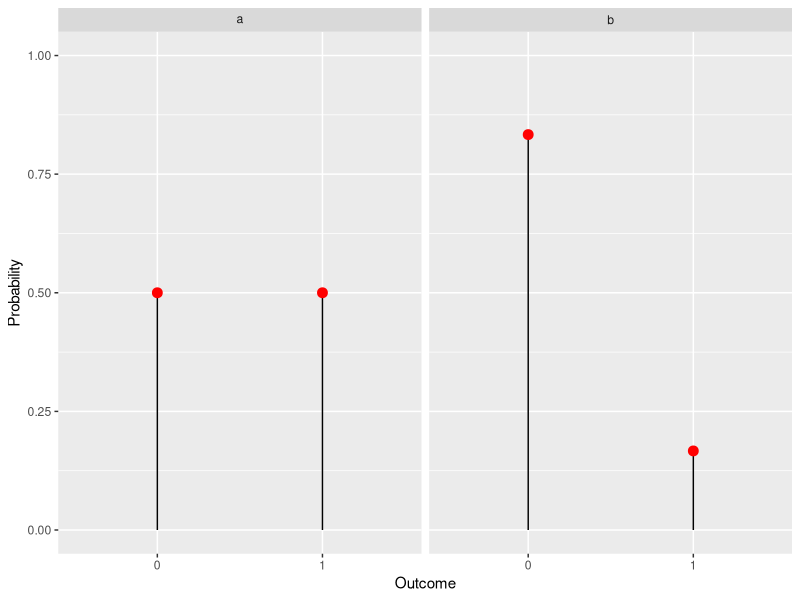
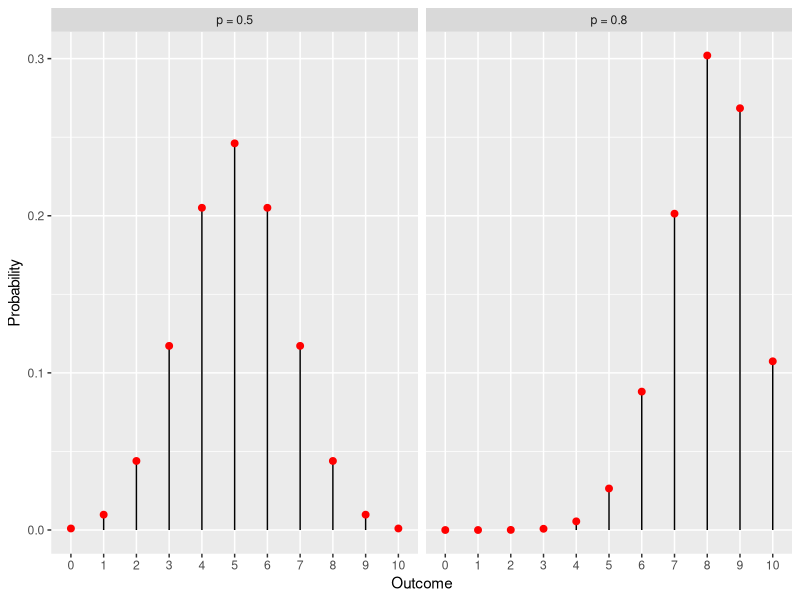
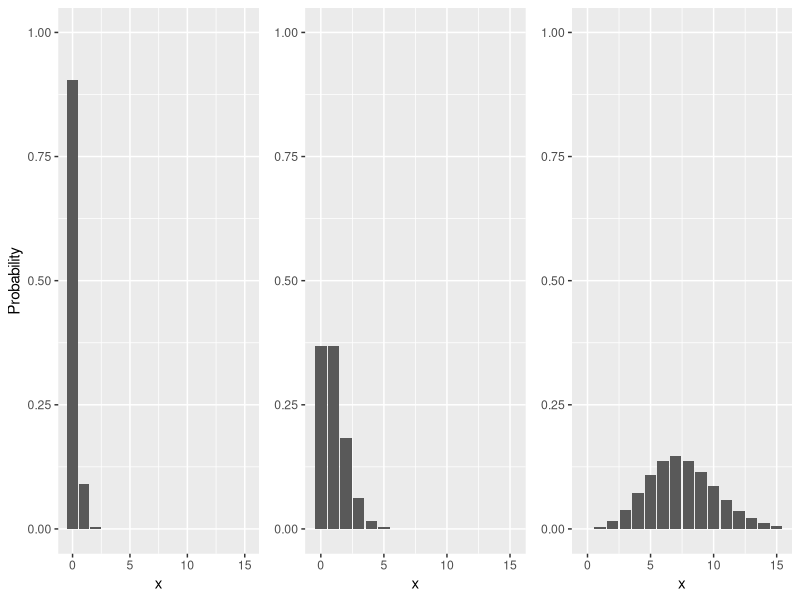
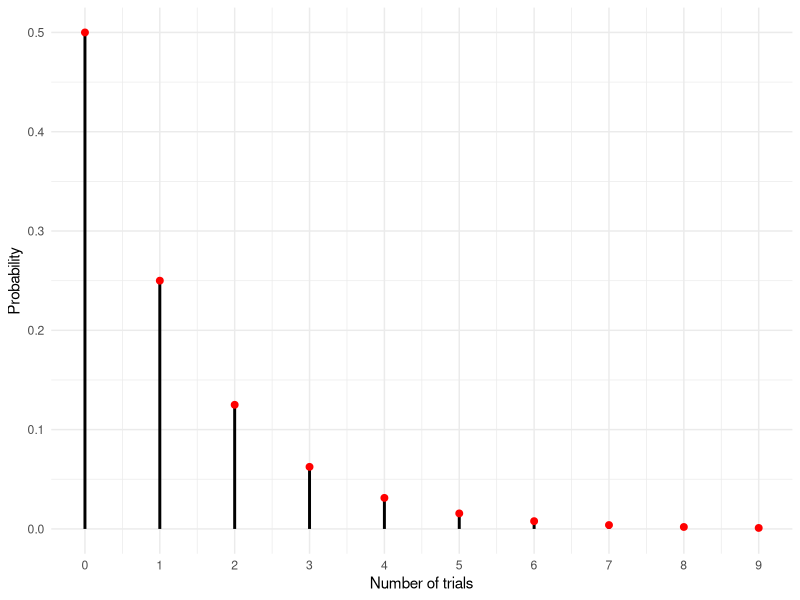
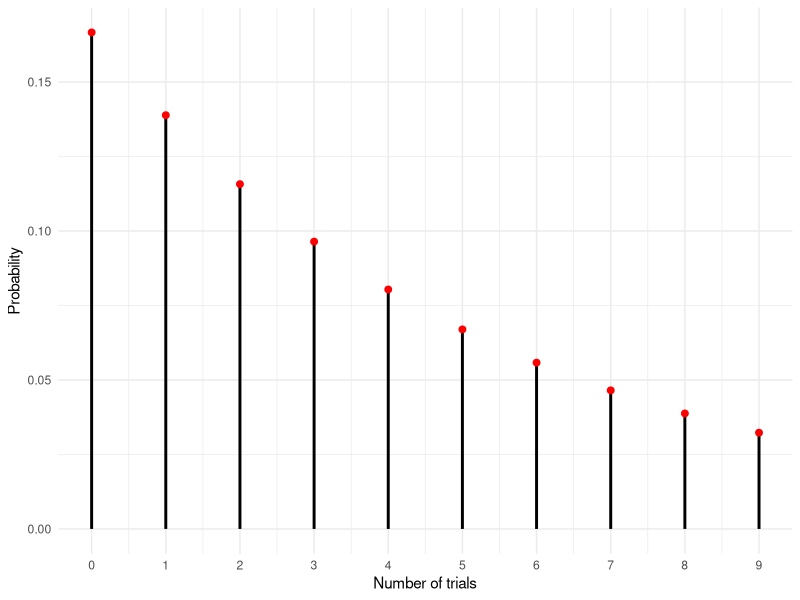

The R script that drew these images, in order:
## ---- chunk 1
togs   <- T
tog_ex <- T
## ---- chunk 2
library(ggplot2)

# Create data
df <- data.frame(
  outcome = rep(c(0, 1), 2),
  probability = c(1-0.5, 0.5, 1-1/6, 1/6),
  p_value = factor(rep(c("a", "b"), each=2))
)

# Plot
ggplot(df, aes(x=factor(outcome), y=probability)) +
  geom_segment(aes(xend=factor(outcome), yend=0), color='black') +
  geom_point(color="red", size=3) +
  coord_cartesian(ylim = c(0, 1)) +
  labs(y = "Probability", x = "Outcome") +
  theme(legend.position="none") +
  facet_wrap(~p_value, ncol=2, scales = "free_x", labeller = label_parsed)

## ---- chunk 3
library(ggplot2)

# Data for binomial distribution
df1 <- data.frame(
  outcome = 0:10,
  probability = dbinom(0:10, size=10, prob=0.5),
  p_value = "p = 0.5"
)

df2 <- data.frame(
  outcome = 0:10,
  probability = dbinom(0:10, size=10, prob=0.8),
  p_value = "p = 0.8"
)

df <- rbind(df1, df2)

ggplot(df, aes(x=factor(outcome), y=probability)) +
  geom_segment(aes(xend=factor(outcome), yend=0), color='black') +
  geom_point(color="red", size=2) +
  labs(y = "Probability", x = "Outcome") +
  theme(legend.position="none") +
  facet_wrap(~p_value, ncol=2, scales = "free_x")

## ---- chunk 4
library(ggplot2)
library(gridExtra)

x = 0:15

# Create Poisson data
data1 <- data.frame(x = x, y = dpois(x, lambda = 0.1))
data2 <- data.frame(x = x, y = dpois(x, lambda = 1))
data3 <- data.frame(x = x, y = dpois(x, lambda = 7.5))

# Create individual ggplot objects
plot1 <- ggplot(data1, aes(x, y)) + geom_col() +
  xlab("x") + ylab("Probability") + ylim(0,1)

plot2 <- ggplot(data2, aes(x, y)) + geom_col() +
  xlab("x") + ylab(NULL) + ylim(0,1)

plot3 <- ggplot(data3, aes(x, y)) + geom_col() +
  xlab("x") + ylab(NULL) + ylim(0,1)

# Combine the plots
grid.arrange(plot1, plot2, plot3, ncol = 3)
## ---- chunk 5
library(ggplot2)

# Parameters
p <- 0.5
x_vals <- 0:9  # Starting from 0
probs <- dgeom(x_vals, p)

# Data
data <- data.frame(x_vals, probs)

# Plot
ggplot(data, aes(x=x_vals, y=probs)) +
  geom_segment(aes(xend=x_vals, yend=0), color="black", size=1) +
  geom_point(color="red", size=2) + 
  labs(x = "Number of trials", y = "Probability") +
  theme_minimal() +
  scale_x_continuous(breaks = x_vals) # This line ensures integer x-axis labels

## ---- chunk 6
library(ggplot2)

# Parameters
p <- 1/6
x_vals <- 0:9  # Starting from 0
probs <- dgeom(x_vals, p)

# Data
data <- data.frame(x_vals, probs)

# Plot
ggplot(data, aes(x=x_vals, y=probs)) +
  geom_segment(aes(xend=x_vals, yend=0), color="black", size=1) +
  geom_point(color="red", size=2) + 
  labs(x = "Number of trials", y = "Probability") +
  theme_minimal() +
  scale_x_continuous(breaks = x_vals) # This line ensures integer x-axis labels
